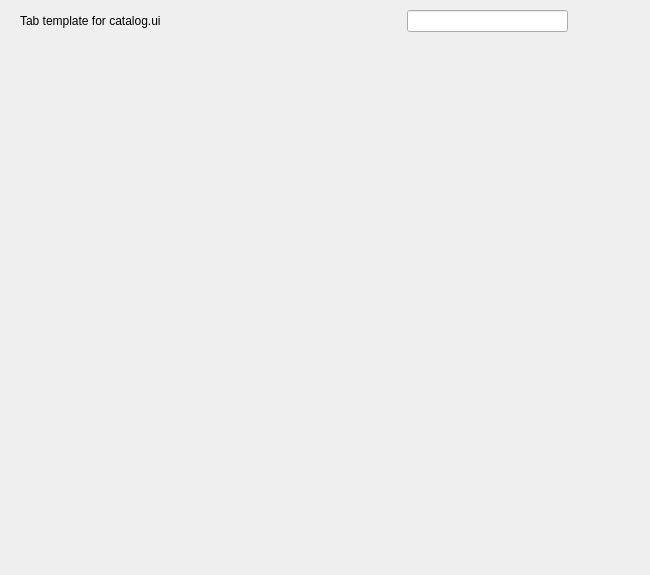
<?xml version="1.0" encoding="UTF-8"?>
<ui version="4.0">
 <class>Form</class>
 <widget class="QWidget" name="Form">
  <property name="geometry">
   <rect>
    <x>0</x>
    <y>0</y>
    <width>650</width>
    <height>575</height>
   </rect>
  </property>
  <property name="windowTitle">
   <string>Form</string>
  </property>
  <widget class="QLabel" name="label">
   <property name="geometry">
    <rect>
     <x>20</x>
     <y>12</y>
     <width>181</width>
     <height>17</height>
    </rect>
   </property>
   <property name="text">
    <string>Tab template for catalog.ui</string>
   </property>
  </widget>
  <widget class="QLineEdit" name="lineEdit">
   <property name="geometry">
    <rect>
     <x>407</x>
     <y>10</y>
     <width>161</width>
     <height>22</height>
    </rect>
   </property>
  </widget>
 </widget>
 <resources/>
 <connections/>
</ui>
